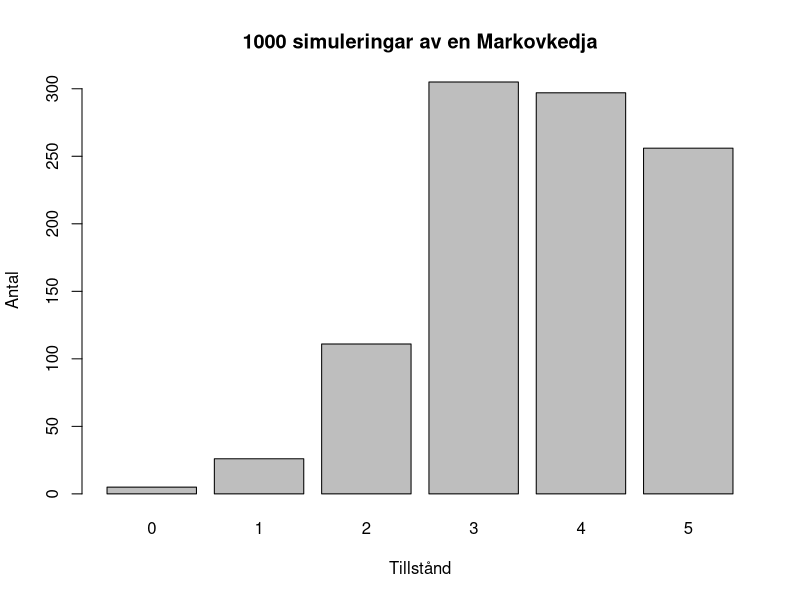

The R script that drew this image:
## ---- chunk 1
# Denna funktion räknar ut matrisen A upphöjt till n, enligt den iterativa 
# definitionen A^n = A %*% A %*% ... %*% A (n stycken A), med A^0 = I.
# Exempel: mpow(A, 3) == A %*% A %*% A
mpow <- function(A, n) {
  resultat <- diag(nrow(A)) 
  potens <- n
  while (potens > 0) {
    resultat <- A %*% resultat
    potens <- potens - 1 
    }
  return(resultat) 
}


# Låt A vara en matris innehållandes sannolikheter. Denna funktion testar om
# raderna i A är identiska upp till de d första decimalerna. Som ett exempel,
# talet 0.12309 är lika med 0.12301 upp till den fjärde decimalen, men avrundat
# till 4 decimaler är dessa tal ej lika.
# Funktionen returnerar TRUE om raderna är identiska; FALSE annars.
rows_equal <- function(A, d = 4) {
  A_new <- trunc(A * 10^d) 
  for (k in 2:nrow(A_new)) {
  if (!all(A_new[1, ] == A_new[k, ])) {
    return(FALSE) } 
    }
  return(TRUE) 
}


# Låt A och B vara matriser innehållandes sannolikheter. Denna funktion testar
# om elementen A är identiska, upp till de d första decimalerna, med motsvarande
# element i matrisen B.
# Funktionen returnerar TRUE om matriserna är identiska; FALSE annars.
matrices_equal <- function(A, B, d = 4) {
  A_new <- trunc(A * 10^d) 
  B_new <- trunc(B * 10^d) 
  if (all(A_new == B_new)) {
    return(TRUE) 
    } else {
      return(FALSE)
    }
}
## ---- chunk 2
P <- matrix(c(0,0,0,.5,0,.5,.1,.1,0,.4,0,.4,0,.2,.2,.3,0,.3, 0,0,.3,.5,0,.2, 
              0,0,0,.4,.6,0,0,0,0,0,.4,.6), ncol = 6, nrow = 6, byrow = T)

P
## ---- chunk 3
df <- data.frame(Tid = c("På ondag", "Om en vecka",
                         "Om två veckor", "Om tre månader"))
df <- cbind(df, rbind(mpow(A = P, n = 2)[6,], mpow(A = P, n = 7)[6,], mpow(A = P, n = 14)[6,], mpow(A = P, n = 90)[6,])) 
names(df)[-1] <- paste0("Tillstånd ", 0:5)
knitr::kable(df, digits = 4, caption = "Tabell 1.1: Övergångssannolikheterna för n = {2,7,14,90} givet start i tillstånd 5")

## ---- chunk 4
df <- data.frame(Tid = c("På torsdag", "Om en vecka",
                         "Om två veckor", "Om tre månader"))
df <- cbind(df, rbind(mpow(A = P, n = 3)[4,], mpow(A = P, n = 7)[4,], mpow(A = P, n = 14)[4,], mpow(A = P, n = 90)[4,])) 
names(df)[-1] <- paste0("Tillstånd ", 0:5)
knitr::kable(df, digits = 4, caption = "Tabell 1.2: Övergångssannolikheterna för n = {3,7,14,90} givet start i tillstånd 3")
## ---- chunk 5
konvergens <- function(x = P, d = 4) { 
  n <- 1
  A <- c()
  B <- c()
  
  repeat{ 
    A <- mpow(P, n) 
    B <- mpow(P, n+1)
    if ( matrices_equal(A, B, d) ==TRUE & rows_equal(A, d) == TRUE) {break} 
    n <- n + 1 
  }
  return(n) 
}
df1 <- data.frame(n = c(konvergens())) 
df <- cbind(df1, rbind(mpow(P, konvergens())[1,1:6])) 
names(df)[-1] <- paste0("Tillstånd ", 0:5) 
knitr::kable(df, digits = 4, caption = "Tabell 2a: Konvergerad övergångsvektor med fyra decimalers noggrannhet")

## ---- chunk 6
stationaritet <- function(matrix = P) {
  A <- rbind( t(matrix - diag(nrow(matrix))), c(rep(1, times = 6)))
  b <- c(rep(0, times = 6), 1)
  return(qr.solve(A, b))
}
stationaritet() 
## ---- chunk 7
gen_sim <- function(x = 5, P = P) { 
  
  u <- runif(1)
  y <- 0 
  test <- P[x+1, 1]
  
  while (u > test) {

    y <- y + 1
    
    test <- test + P[x + 1, y + 1]
  }
  y
}

set.seed(1)

simulera_kedja <- function(x = 5, n = 1000, P = P) {
  
  results <- numeric(n + 1)
  
  results[1] <- x
  
  for (i in 2:n) {
    results[i] <- gen_sim(results[i - 1], P) 
    }
    
  results[-1]
}

results2 <- simulera_kedja(x = 5, n = 1000, P = P)

barplot(table(results2), xlab = "Tillstånd", 
        ylab = "Antal",
        main = "1000 simuleringar av en Markovkedja")
## ---- chunk 8

nyavektorn <- c()

set.seed(1)

for ( i in seq(1, length(results2))) {
  
  results2 <- as.vector(results2) 
  
  i <- i + 1
  
  if ( results2[i] == 5 & results2[i-1] == 1 ) {nyavektorn[i] <- TRUE 
  } else { nyavektorn[i] <- FALSE}
  
}

Taljare <- length(subset(nyavektorn, nyavektorn == TRUE)) # 9 gånger 

Namnare <- length(subset(results2, results2 == 5)) # 256 gånger

Kvoten <- Taljare / Namnare # 9 / 256

Kvoten # 0.03515625
## ---- chunk 9
( P[2,6] * stationaritet()[2] ) / stationaritet()[6]
